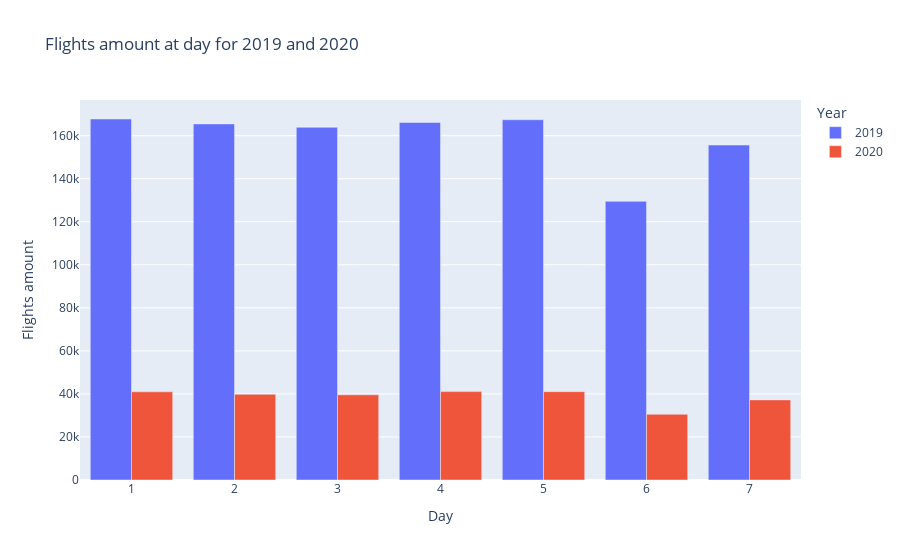

Write notebook code for a chart like this one.
### Code cell
day_to_day_comparision_fig = px.bar(
            day_to_day_comparision_to_plot_df, 
             x=day_to_day_comparision_to_plot_df.index, 
             y=[2019, 2020], 
             barmode='group',
             title='Flights amount at day for 2019 and 2020',
             )

day_to_day_comparision_fig.update_layout(
    xaxis_title="Day",
    yaxis_title="Flights amount",
    legend_title="Year",)

day_to_day_comparision_fig.show()

### Figure 1 — Plotly figure (JSON) as saved in the notebook; plotly's stock layout.template omitted (floating-point values rounded to 4 significant figures)
{"data": [{"alignmentgroup": "True", "hovertemplate": "variable=2019<br>day_of_week=%{x}<br>value=%{y}<extra></extra>", "legendgroup": "2019", "marker": {"color": "#636efa", "pattern": {"shape": ""}}, "name": "2019", "offsetgroup": "2019", "orientation": "v", "showlegend": true, "textposition": "auto", "type": "bar", "x": [1, 2, 3, 4, 5, 6, 7], "xaxis": "x", "y": [167761, 165478, 163889, 166154, 167397, 129485, 155663], "yaxis": "y"}, {"alignmentgroup": "True", "hovertemplate": "variable=2020<br>day_of_week=%{x}<br>value=%{y}<extra></extra>", "legendgroup": "2020", "marker": {"color": "#EF553B", "pattern": {"shape": ""}}, "name": "2020", "offsetgroup": "2020", "orientation": "v", "showlegend": true, "textposition": "auto", "type": "bar", "x": [1, 2, 3, 4, 5, 6, 7], "xaxis": "x", "y": [40983, 39807, 39581, 41086, 41058, 30545, 37233], "yaxis": "y"}], "layout": {"barmode": "group", "legend": {"title": {"text": "Year"}, "tracegroupgap": 0}, "title": {"text": "Flights amount at day for 2019 and 2020"}, "xaxis": {"anchor": "y", "domain": [0, 1], "title": {"text": "Day"}}, "yaxis": {"anchor": "x", "domain": [0, 1], "title": {"text": "Flights amount"}}}}
